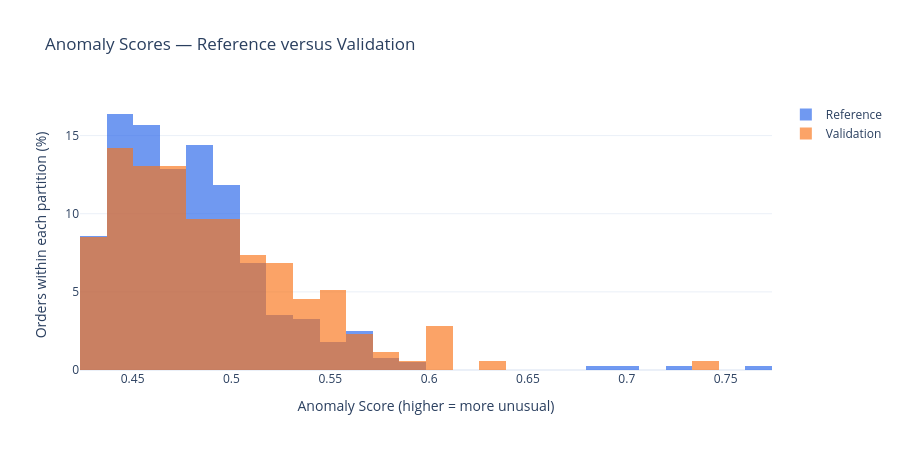

The code cell stored with this chart in its notebook:
### Markdown cell above
## 5. Inspect Validation Scores and Unusual Orders

We compare reference and validation score distributions using percentages,
because the partitions contain different numbers of orders.

We inspect the ten highest-scoring validation orders alongside their
purchasing features and category context.

These are ranked examples, not confirmed anomalies.
No review threshold has been selected yet.

The reference scores describe orders used to fit the detector;
validation scores describe later orders excluded from fitting.

### Code cell
score_plot_data = pd.concat(
    [
        pd.DataFrame({
            "Partition": "Reference",
            "Anomaly_Score": reference_anomaly_scores,
        }),
        pd.DataFrame({
            "Partition": "Validation",
            "Anomaly_Score": validation_anomaly_scores,
        }),
    ],
    ignore_index=True,
)

# Shared bins make the two distributions easier to compare.
score_min = score_plot_data["Anomaly_Score"].min()
score_max = score_plot_data["Anomaly_Score"].max()

fig = go.Figure()

for partition, color in [
    ("Reference", "#2563EB"),
    ("Validation", "#F97316"),
]:
    values = score_plot_data.loc[
        score_plot_data["Partition"] == partition,
        "Anomaly_Score",
    ]

    fig.add_trace(go.Histogram(
        x=values,
        name=partition,
        histnorm="percent",
        xbins={
            "start": score_min,
            "end": score_max + 0.000001,
            "size": (score_max - score_min) / 25,
        },
        marker_color=color,
        opacity=0.65,
    ))

fig.update_layout(
    title="Anomaly Scores — Reference versus Validation",
    xaxis_title="Anomaly Score (higher = more unusual)",
    yaxis_title="Orders within each partition (%)",
    barmode="overlay",
    template="plotly_white",
    height=450,
)

fig.show()

validation_ranked_orders = anomaly_validation_orders.copy()
validation_ranked_orders["Anomaly_Score"] = (
    validation_anomaly_scores
)

validation_ranked_orders = validation_ranked_orders.sort_values(
    ["Anomaly_Score", "PO_ID"],
    ascending=[False, True],
)

display(
    validation_ranked_orders[
        ["PO_ID", "Order_Date", "Item_Category"]
        + ANOMALY_FEATURES
        + ["Anomaly_Score"]
    ].head(10).round({
    feature: 4
    for feature in ANOMALY_FEATURES + ["Anomaly_Score"]
})
)

### Figure 1 — Plotly figure (JSON) as saved in the notebook; plotly's stock layout.template omitted (floating-point values rounded to 4 significant figures; data arrays with more than 128 entries replaced by an {"elided": "..."} marker saying what was removed)
{"data": [{"histnorm": "percent", "marker": {"color": "#2563EB"}, "name": "Reference", "opacity": 0.65, "type": "histogram", "x": {"elided": "396 float values"}, "xbins": {"end": 0.76, "size": 0.01346, "start": 0.4234}}, {"histnorm": "percent", "marker": {"color": "#F97316"}, "name": "Validation", "opacity": 0.65, "type": "histogram", "x": {"elided": "176 float values"}, "xbins": {"end": 0.76, "size": 0.01346, "start": 0.4234}}], "layout": {"barmode": "overlay", "height": 450, "title": {"text": "Anomaly Scores — Reference versus Validation"}, "xaxis": {"title": {"text": "Anomaly Score (higher = more unusual)"}}, "yaxis": {"title": {"text": "Orders within each partition (%)"}}}}
